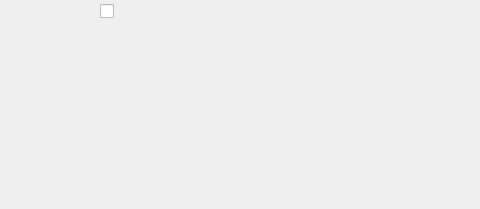
<?xml version="1.0" encoding="UTF-8"?>
<ui version="4.0">
 <class>add_cond</class>
 <widget class="QWidget" name="add_cond">
  <property name="geometry">
   <rect>
    <x>0</x>
    <y>0</y>
    <width>480</width>
    <height>209</height>
   </rect>
  </property>
  <property name="windowTitle">
   <string>Form</string>
  </property>
  <widget class="QLineEdit" name="temp">
   <property name="geometry">
    <rect>
     <x>240</x>
     <y>49</y>
     <width>161</width>
     <height>20</height>
    </rect>
   </property>
   <property name="font">
    <font>
     <family>Acrom Medium</family>
    </font>
   </property>
   <property name="styleSheet">
    <string notr="true">background-color:rgba(0,0,0,0);
color:rgb(238, 238, 236);</string>
   </property>
   <property name="frame">
    <bool>false</bool>
   </property>
  </widget>
  <widget class="QLineEdit" name="electr">
   <property name="geometry">
    <rect>
     <x>240</x>
     <y>90</y>
     <width>151</width>
     <height>20</height>
    </rect>
   </property>
   <property name="font">
    <font>
     <family>Acrom Medium</family>
    </font>
   </property>
   <property name="autoFillBackground">
    <bool>false</bool>
   </property>
   <property name="styleSheet">
    <string notr="true">background-color:rgba(0,0,0,0);
color:rgb(238, 238, 236);</string>
   </property>
   <property name="frame">
    <bool>false</bool>
   </property>
  </widget>
  <widget class="QPushButton" name="enter">
   <property name="geometry">
    <rect>
     <x>63</x>
     <y>161</y>
     <width>171</width>
     <height>31</height>
    </rect>
   </property>
   <property name="styleSheet">
    <string notr="true">border-radius:3px;</string>
   </property>
   <property name="text">
    <string/>
   </property>
  </widget>
  <widget class="QCheckBox" name="on_true">
   <property name="geometry">
    <rect>
     <x>100</x>
     <y>0</y>
     <width>101</width>
     <height>23</height>
    </rect>
   </property>
   <property name="font">
    <font>
     <family>Acrom Medium</family>
    </font>
   </property>
   <property name="text">
    <string/>
   </property>
  </widget>
  <widget class="QPushButton" name="back">
   <property name="geometry">
    <rect>
     <x>247</x>
     <y>162</y>
     <width>171</width>
     <height>31</height>
    </rect>
   </property>
   <property name="styleSheet">
    <string notr="true">border-radius:3px;</string>
   </property>
   <property name="text">
    <string/>
   </property>
  </widget>
  <widget class="QLabel" name="warning">
   <property name="geometry">
    <rect>
     <x>10</x>
     <y>120</y>
     <width>241</width>
     <height>20</height>
    </rect>
   </property>
   <property name="text">
    <string/>
   </property>
  </widget>
  <widget class="QLabel" name="warning_2">
   <property name="geometry">
    <rect>
     <x>10</x>
     <y>80</y>
     <width>231</width>
     <height>20</height>
    </rect>
   </property>
   <property name="text">
    <string/>
   </property>
  </widget>
  <widget class="QLabel" name="warning_3">
   <property name="geometry">
    <rect>
     <x>20</x>
     <y>25</y>
     <width>221</width>
     <height>20</height>
    </rect>
   </property>
   <property name="text">
    <string/>
   </property>
  </widget>
  <widget class="QLabel" name="label_3">
   <property name="geometry">
    <rect>
     <x>0</x>
     <y>0</y>
     <width>480</width>
     <height>209</height>
    </rect>
   </property>
   <property name="text">
    <string/>
   </property>
   <property name="pixmap">
    <pixmap resource="pich.qrc">:/picha/Pichures/cond.png</pixmap>
   </property>
  </widget>
  <zorder>label_3</zorder>
  <zorder>temp</zorder>
  <zorder>electr</zorder>
  <zorder>enter</zorder>
  <zorder>back</zorder>
  <zorder>warning</zorder>
  <zorder>warning_2</zorder>
  <zorder>warning_3</zorder>
  <zorder>on_true</zorder>
 </widget>
 <resources>
  <include location="pich.qrc"/>
 </resources>
 <connections/>
</ui>
